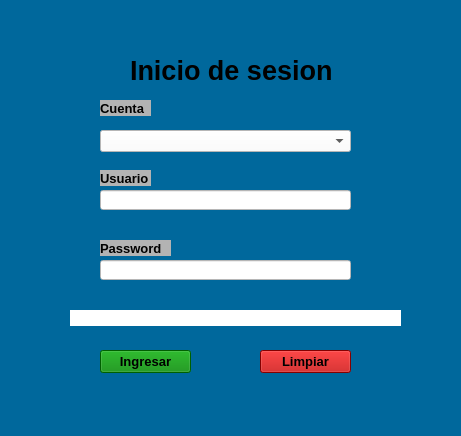
<?xml version="1.0" encoding="UTF-8"?>
<ui version="4.0">
 <class>MainWindow</class>
 <widget class="QMainWindow" name="MainWindow">
  <property name="geometry">
   <rect>
    <x>0</x>
    <y>0</y>
    <width>461</width>
    <height>436</height>
   </rect>
  </property>
  <property name="windowTitle">
   <string>MainWindow</string>
  </property>
  <property name="styleSheet">
   <string notr="true">background-color: rgb(0, 104, 156);</string>
  </property>
  <widget class="QWidget" name="centralwidget">
   <widget class="QLineEdit" name="lineEditPassword">
    <property name="geometry">
     <rect>
      <x>100</x>
      <y>260</y>
      <width>251</width>
      <height>20</height>
     </rect>
    </property>
    <property name="styleSheet">
     <string notr="true">background-color: rgb(255, 255, 255);</string>
    </property>
    <property name="echoMode">
     <enum>QLineEdit::Password</enum>
    </property>
   </widget>
   <widget class="QLineEdit" name="lineEditUsuario">
    <property name="geometry">
     <rect>
      <x>100</x>
      <y>190</y>
      <width>251</width>
      <height>20</height>
     </rect>
    </property>
    <property name="styleSheet">
     <string notr="true">background-color: rgb(255, 255, 255);</string>
    </property>
   </widget>
   <widget class="QPushButton" name="btnIngresar">
    <property name="geometry">
     <rect>
      <x>100</x>
      <y>350</y>
      <width>91</width>
      <height>23</height>
     </rect>
    </property>
    <property name="font">
     <font>
      <pointsize>10</pointsize>
      <weight>75</weight>
      <bold>true</bold>
     </font>
    </property>
    <property name="styleSheet">
     <string notr="true">background-color: rgb(0, 135, 0);</string>
    </property>
    <property name="text">
     <string>Ingresar</string>
    </property>
   </widget>
   <widget class="QLabel" name="label">
    <property name="geometry">
     <rect>
      <x>100</x>
      <y>240</y>
      <width>71</width>
      <height>16</height>
     </rect>
    </property>
    <property name="font">
     <font>
      <pointsize>10</pointsize>
      <weight>75</weight>
      <bold>true</bold>
     </font>
    </property>
    <property name="styleSheet">
     <string notr="true">background-color: rgb(179, 179, 179);</string>
    </property>
    <property name="text">
     <string>Password</string>
    </property>
   </widget>
   <widget class="QLabel" name="label_2">
    <property name="geometry">
     <rect>
      <x>100</x>
      <y>170</y>
      <width>51</width>
      <height>16</height>
     </rect>
    </property>
    <property name="font">
     <font>
      <pointsize>10</pointsize>
      <weight>75</weight>
      <bold>true</bold>
     </font>
    </property>
    <property name="styleSheet">
     <string notr="true">background-color: rgb(179, 179, 179);</string>
    </property>
    <property name="text">
     <string>Usuario</string>
    </property>
   </widget>
   <widget class="QLabel" name="label_5">
    <property name="geometry">
     <rect>
      <x>130</x>
      <y>50</y>
      <width>211</width>
      <height>41</height>
     </rect>
    </property>
    <property name="font">
     <font>
      <pointsize>20</pointsize>
      <weight>75</weight>
      <bold>true</bold>
     </font>
    </property>
    <property name="text">
     <string>Inicio de sesion</string>
    </property>
   </widget>
   <widget class="QPushButton" name="btnLimpiarLogin">
    <property name="geometry">
     <rect>
      <x>260</x>
      <y>350</y>
      <width>91</width>
      <height>23</height>
     </rect>
    </property>
    <property name="font">
     <font>
      <pointsize>10</pointsize>
      <weight>75</weight>
      <bold>true</bold>
     </font>
    </property>
    <property name="styleSheet">
     <string notr="true">background-color: rgb(186, 0, 0);</string>
    </property>
    <property name="text">
     <string>Limpiar</string>
    </property>
   </widget>
   <widget class="QLabel" name="label_3">
    <property name="geometry">
     <rect>
      <x>30</x>
      <y>172</y>
      <width>47</width>
      <height>41</height>
     </rect>
    </property>
    <property name="styleSheet">
     <string notr="true">image: url(:/Login/profile-user.png);</string>
    </property>
    <property name="text">
     <string/>
    </property>
   </widget>
   <widget class="QLabel" name="label_4">
    <property name="geometry">
     <rect>
      <x>30</x>
      <y>240</y>
      <width>47</width>
      <height>41</height>
     </rect>
    </property>
    <property name="styleSheet">
     <string notr="true">image: url(:/Login/password.png);</string>
    </property>
    <property name="text">
     <string/>
    </property>
   </widget>
   <widget class="QComboBox" name="comboBox">
    <property name="geometry">
     <rect>
      <x>100</x>
      <y>130</y>
      <width>251</width>
      <height>22</height>
     </rect>
    </property>
    <property name="styleSheet">
     <string notr="true">background-color: rgb(255, 255, 255);</string>
    </property>
   </widget>
   <widget class="QLabel" name="labelCuneta">
    <property name="geometry">
     <rect>
      <x>100</x>
      <y>100</y>
      <width>51</width>
      <height>16</height>
     </rect>
    </property>
    <property name="font">
     <font>
      <pointsize>10</pointsize>
      <weight>75</weight>
      <bold>true</bold>
     </font>
    </property>
    <property name="styleSheet">
     <string notr="true">background-color: rgb(179, 179, 179);</string>
    </property>
    <property name="text">
     <string>Cuenta</string>
    </property>
   </widget>
   <widget class="QLabel" name="labelMjs">
    <property name="geometry">
     <rect>
      <x>70</x>
      <y>310</y>
      <width>331</width>
      <height>16</height>
     </rect>
    </property>
    <property name="font">
     <font>
      <pointsize>10</pointsize>
      <weight>75</weight>
      <bold>true</bold>
     </font>
    </property>
    <property name="styleSheet">
     <string notr="true">background-color: rgb(255, 255, 255);
</string>
    </property>
    <property name="text">
     <string/>
    </property>
   </widget>
  </widget>
  <widget class="QStatusBar" name="statusbar"/>
 </widget>
 <resources>
  <include location="Imagenes2/imagenes2.qrc"/>
 </resources>
 <connections>
  <connection>
   <sender>btnLimpiarLogin</sender>
   <signal>clicked()</signal>
   <receiver>lineEditPassword</receiver>
   <slot>clear()</slot>
   <hints>
    <hint type="sourcelabel">
     <x>274</x>
     <y>271</y>
    </hint>
    <hint type="destinationlabel">
     <x>267</x>
     <y>230</y>
    </hint>
   </hints>
  </connection>
  <connection>
   <sender>btnLimpiarLogin</sender>
   <signal>clicked()</signal>
   <receiver>lineEditUsuario</receiver>
   <slot>clear()</slot>
   <hints>
    <hint type="sourcelabel">
     <x>356</x>
     <y>282</y>
    </hint>
    <hint type="destinationlabel">
     <x>351</x>
     <y>161</y>
    </hint>
   </hints>
  </connection>
  <connection>
   <sender>btnLimpiarLogin</sender>
   <signal>clicked()</signal>
   <receiver>labelMjs</receiver>
   <slot>clear()</slot>
   <hints>
    <hint type="sourcelabel">
     <x>342</x>
     <y>356</y>
    </hint>
    <hint type="destinationlabel">
     <x>345</x>
     <y>314</y>
    </hint>
   </hints>
  </connection>
 </connections>
</ui>
